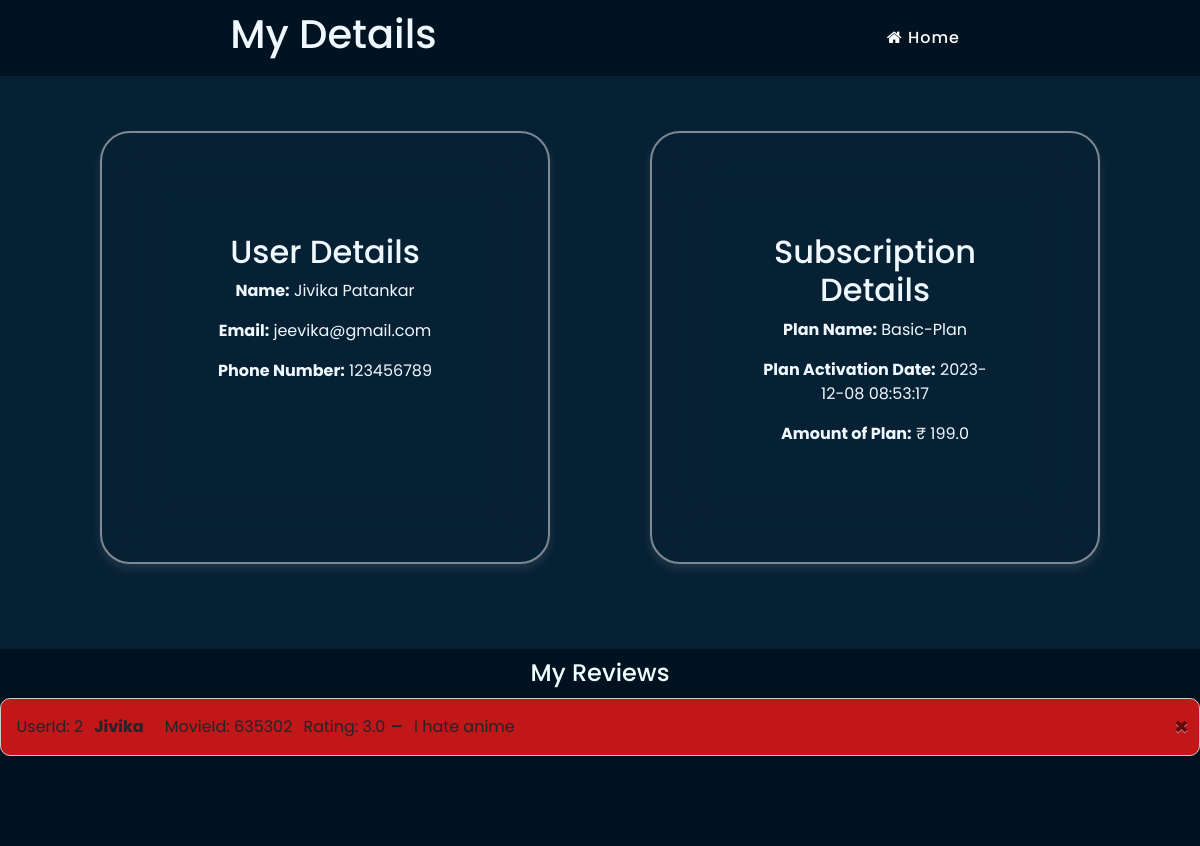
/user_info (signed in), run on the app's committed database.
### website/db_schema.py (models this page shows)
class User(db.Model,UserMixin):
    id = db.Column(db.Integer, primary_key=True, autoincrement=True)
    fullname = db.Column(db.String(30), nullable=False)
    username = db.Column(db.String(30), unique=True, nullable=False)
    email = db.Column(db.String(50), unique=True, nullable=False)
    password = db.Column(db.String(45), nullable=False)
    phone_number = db.Column(db.Integer)
    payments = db.relationship('Payment', backref='user')
    subscriptions = db.relationship('Subscription', backref='user_subscriptions')
    user_reviews = db.relationship('Review', backref='user_reviews')

class Subscription(db.Model):
    id = db.Column(db.Integer, primary_key=True)
    subscription_type = db.Column(db.String(50), nullable=False)
    subscription_date = db.Column(db.DateTime(timezone=True), default=func.now(), nullable=False)
    user_id = db.Column(db.Integer, db.ForeignKey('user.id'), nullable=False)
    payment = db.relationship('Payment', backref='subscription_relation_to_payments')
    user = db.relationship('User', backref='subscription', cascade='all, delete-orphan', single_parent=True)

class Payment(db.Model):
    id = db.Column(db.Integer, primary_key=True)
    amount = db.Column(db.Float, nullable=False)
    payment_date = db.Column(db.DateTime(timezone=True), nullable=False,default=func.now())
    user_id = db.Column(db.Integer, db.ForeignKey('user.id'), nullable=False,)
    subscription_id = db.Column(db.Integer, db.ForeignKey('subscription.id'), nullable=False,unique=True)
    subscription = db.relationship('Subscription', cascade='all, delete-orphan', single_parent=True)

class Review(db.Model):
    id = db.Column(db.Integer, primary_key=True)
    user_id = db.Column(db.Integer, db.ForeignKey('user.id'), nullable=False)
    movie_id = db.Column(db.Integer, nullable=False)
    rating = db.Column(db.Float, nullable=False)
    timestamp = db.Column(db.DateTime(timezone=True), default=func.now(), nullable=False)
    review = db.Column(db.String(500))
    label = db.Column(db.Boolean, nullable=False)
    user = db.relationship('User', backref='users_relation_to_reviews')

### website/views.py (the view)
@views.route('user_info',methods=['GET'])
@login_required
def user_info():
    user_id = current_user.id
    my_reviews = Review.query.filter((Review.user_id == user_id)).all()
    user = User.query.get(user_id)
    subscription = (Subscription.query
                    .filter((Subscription.user_id == user_id))
                    .order_by(Subscription.subscription_date.desc())
                    .first())
    if user_id and user.payments:
      latest_payment = user.payments[-1]
      amount = latest_payment.amount
      print(amount)
    for review in my_reviews:
      print(f'reviewid: {review.id}, userid: {review.user_id}, {review.movie_id} ,{review.user.username}, {review.rating},{review.review},{review.label}')
    return render_template('user_info.html',reviews=my_reviews ,user = user,subscription = subscription,amount=amount)

### website/__init__.py (called while the page is built)
def create_app():
    app = Flask(__name__)
    app.config['SECRET_KEY'] = 'dsguaukdsiuashd scashkudasin'
    app.config['SQLALCHEMY_DATABASE_URI']= f'sqlite:///{DB_NAME}'
    db.init_app(app)
    from .views import views
    from .auth import auth
    app.register_blueprint(views, url_prefix=('/'))
    app.register_blueprint(auth, url_prefix=('/'))
    from .db_schema import User,Review,Payment,Subscription
    create_database(app)
    login_manager = LoginManager()
    login_manager.login_view = 'auth.login'
    login_manager.init_app(app)
    @login_manager.user_loader
    def load_user(id):
        return User.query.get(int(id))
    return app

### website/templates/user_info.html (shortened to what this page needs)
{% extends "layout.html" %}
{% block css %}
<link rel="stylesheet" href="{{url_for('static',filename='css/style.css')}}">
<link rel="stylesheet" href="https://cdnjs.cloudflare.com/ajax/libs/font-awesome/4.7.0/css/font-awesome.min.css">
{%endblock%}
{%block header %}
<h1 style="color: aliceblue;">My Details</h1>
<ul class="nav">
    <li> <a href="/movie_home"><i class="fa fa-home"></i> Home</a></li>
</ul>
{% endblock %}
{%block content %}
<div class="detailsContainer">
    <div class="detailsCard" id="userDetailsCard">
        <h2>User Details</h2>
        <p><strong>Name:</strong> <span id="userName">{{user.fullname}}</span></p>
        <p><strong>Email:</strong> <span id="userEmail">{{user.email}}</span></p>
        <p><strong>Phone Number:</strong> <span id="userPhone">{{user.phone_number}}</span></p>
    </div>
    <div class="detailsCard" id="subscriptionDetailsCard">
        <h2>Subscription Details</h2>
        <p><strong>Plan Name:</strong> <span id="planName">{{subscription.subscription_type}}</span></p>
        <p><strong>Plan Activation Date:</strong> <span id="activationDate">{{subscription.subscription_date}}</span></p>
        <p><strong>Amount of Plan:</strong> <span id="planAmount">₹ {{amount}}</span></p>
    </div>
</div>
<div class="review-container">
    <h3>My Reviews</h3>
    <div class="reviews" id="reviews">
   {% if reviews%}
    {% for review in reviews%}
            <div class="user-review {% if review.label %}positive{% else %}negative{% endif %} ">
                <div class="user-info">
                    <div class="userId">UserId: {{review.user_id}}</div>
                    <div class="username">{{review.user.username}}</div>
                    <div class="movie_Id">MovieId: {{review.movie_id}}</div>
                    <div class="rating-display">Rating: {{ review.rating }}</div>
                </div>
                <div class="indicator">{% if review.label %}+{% else %}-{% endif %}</div>
                <div class="review-text">
                    {{ review.review }}
                </div>
                  <button type="button" class="close" onclick="deleteReview('{{review.id}}')"><span aria-hidden="true">&times;</span></button>
            </div>
      {%endfor %}
      {% else%}
        <div align="center" class="no-reviews">No reviews yet</div>
      {%endif%}
    </div>
{% endblock %}

### website/static/css/style.css (style rules this page uses)
* { padding: 0px; margin: 0px; box-sizing: border-box; font-family: 'Poppins', sans-serif; perspective: 800px; }
:root { --primary: #ff3700; --white: #fffefe; --primary-color:#24274a; --secondary-color: #072134; --tertiary-color:#011320; }
.nav { display: flex; color: #fff; }
.nav li { list-style: none; margin: 0 10px; }
.nav li a { color: white; text-decoration: none; font-weight: 500; letter-spacing: 1px; cursor: pointer; transition: 0.3s; }
.details h3, .review-container h3 { text-align: center; color: azure; font-size: 1.5em; margin: 10px 0px; }
.review-container { width: 100%; margin: 15px auto; background-color:var(--tertiary-color); }
.negative { background-color: rgba(231, 24, 24, 0.84); backdrop-filter: blur(1rem); box-shadow: 0 0 1rem rgba(0, 0, 0, 0.2); }
.user-review { display: flex; align-items: center; border: 1px solid #ccc; padding: 10px; margin: 10px 0; border-radius: 10px; }
.user-info { flex: 1; display: flex; align-items: center; justify-content: space-around; }
.user-info .username { font-weight: bold; font-size: 16px; margin-right: 10px; }
.indicator { font-size: 24px; margin-right: 10px; }
.review-text { flex: 2; font-size: 16px; }
.detailsContainer { display: flex; justify-content: center; margin: 50px; }
.detailsCard { font-weight: 400; box-shadow: 0 5px 10px rgba(255, 255, 255, 0.1); border-radius: 30px; padding: 20px; width: 45%; margin-bottom: 20px; margin-top: 5px; margin-left: 50px; margin-right: 50px; background-color: transparent; padding: 100px; border-radius: 30px; border: 2px solid rgba(245, 241, 241, 0.5); text-align: center; backdrop-filter: blur(30px); color: aliceblue; }

### data on the page
User: fullname "Jivika Patankar", email "jeevika@gmail.com", phone_number "123456789"
Subscription: subscription_type "Basic-Plan", subscription_date "2023-12-08 08:53:17"
Payment: amount "199.0"
Review: user_id "2", user.username "Jivika", movie_id "635302", rating "3.0", review "I hate anime"
